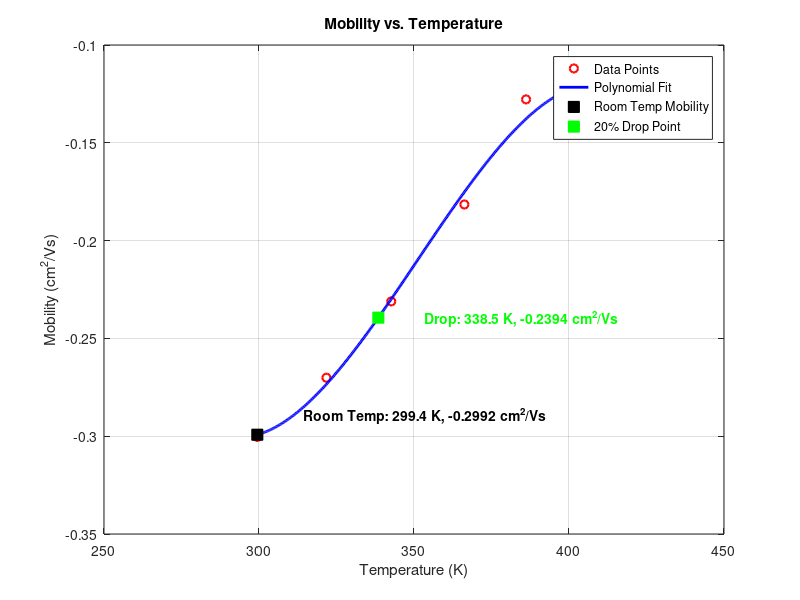

Reproduce this figure in MATLAB.
% This produces a graph of charge carrier mobility on temperature
% Data was experimentally produced with a Germanium sample
% Analysis provides temperature at which mobility falls by 20% of room
% temperature
clc; clear; close all;

% Variables
Temperature = [150, 129, 113, 93.1, 69.5, 48.6, 26.3]; % Celsius
absTemperature = Temperature + 273.15; % Convert to Kelvin
mobility = [-0.12952, -0.12681, -0.12781, -0.18153, -0.23108, -0.27011, -0.30036]; % cm^2/Vs

% Assign Variables
T = absTemperature;
u = mobility;

% Generate Smooth Fit Range
tRange = linspace(min(T), max(T), 500);

% Polynomial Fitting
coeffs = polyfit(T, u, 3);
uFit = polyval(coeffs, tRange);

% Compute Mobility at Room Temperature 
roomTemp = min(T);
uRoomTemp = polyval(coeffs, roomTemp);
u80 = 0.8 * uRoomTemp; % 20% drop

% Find Temperature where Mobility Drops to 80% of Room Temperature
T80 = interp1(uFit, tRange, u80, 'linear');

% Plot Mobility vs. Temperature
figure;
plot(T, u, 'ro', 'MarkerSize', 6, 'LineWidth', 1.5); hold on;
plot(tRange, uFit, 'b-', 'LineWidth', 2);
xlabel('Temperature (K)');
ylabel('Mobility (cm^2/Vs)');
title('Mobility vs. Temperature');
grid on;

% Annotate Room Temperature Mobility
plot(roomTemp, uRoomTemp, 'ks', 'MarkerSize', 8, 'MarkerFaceColor', 'k');
text(roomTemp + 15, uRoomTemp+0.01, sprintf('\\bfRoom Temp: %.1f K, %.4f cm^2/Vs', roomTemp, uRoomTemp), 'Color', 'k', 'FontSize', 10, 'FontWeight', 'bold');

% Annotate the Drop Point
plot(T80, u80, 'gs', 'MarkerSize', 8, 'MarkerFaceColor', 'g');
text(T80 + 15, u80, sprintf('\\bfDrop: %.1f K, %.4f cm^2/Vs', T80, u80), 'Color', 'g', 'FontSize', 10, 'FontWeight', 'bold');

legend('Data Points', 'Polynomial Fit', 'Room Temp Mobility', '20% Drop Point');
